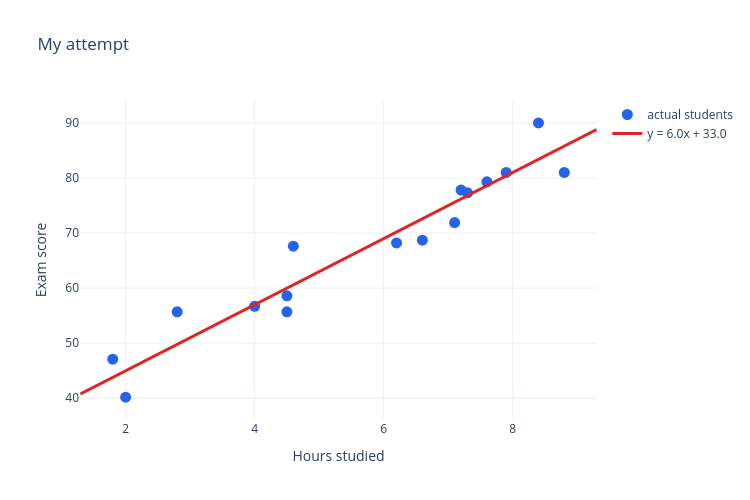

The notebook cell saved with this chart:
### Markdown cell above
> ### 💭 Think about it
>
> - What's wrong with this one? Is it wrong in the same way as before?

### Code cell
# Your turn: pick numbers you think look good.
my_slope = 6.0
my_intercept = 33.0

plot_line_over_data(scores_1d, my_slope, my_intercept, title="My attempt").show()

### Figure 1 — Plotly figure (JSON) as saved in the notebook; plotly's stock layout.template omitted (floating-point values rounded to 4 significant figures)
{"data": [{"hovertemplate": "Hours: %{x}<br>Score: %{y}<extra></extra>", "marker": {"color": "#2563eb", "size": 11}, "mode": "markers", "name": "actual students", "type": "scatter", "x": [1.8, 2, 2.8, 4, 4.5, 4.5, 4.6, 6.2, 6.6, 7.1, 7.2, 7.3, 7.6, 7.9, 8.4, 8.8], "y": [47.1, 40.2, 55.7, 56.7, 58.6, 55.7, 67.6, 68.2, 68.7, 71.9, 77.8, 77.3, 79.3, 81, 90, 81]}, {"line": {"color": "#dc2626", "width": 3}, "mode": "lines", "name": "y = 6.0x + 33.0", "type": "scatter", "x": [1.3, 1.463, 1.627, 1.79, 1.953, 2.116, 2.28, 2.443, 2.606, 2.769, 2.933, 3.096, 3.259, 3.422, 3.586, 3.749, 3.912, 4.076, 4.239, 4.402, 4.565, 4.729, 4.892, 5.055, 5.218, 5.382, 5.545, 5.708, 5.871, 6.035, 6.198, 6.361, 6.524, 6.688, 6.851, 7.014, 7.178, 7.341, 7.504, 7.667, 7.831, 7.994, 8.157, 8.32, 8.484, 8.647, 8.81, 8.973, 9.137, 9.3], "y": [40.8, 41.78, 42.76, 43.74, 44.72, 45.7, 46.68, 47.66, 48.64, 49.62, 50.6, 51.58, 52.56, 53.53, 54.51, 55.49, 56.47, 57.45, 58.43, 59.41, 60.39, 61.37, 62.35, 63.33, 64.31, 65.29, 66.27, 67.25, 68.23, 69.21, 70.19, 71.17, 72.15, 73.13, 74.11, 75.09, 76.07, 77.04, 78.02, 79.0, 79.98, 80.96, 81.94, 82.92, 83.9, 84.88, 85.86, 86.84, 87.82, 88.8]}], "layout": {"height": 500, "title": {"text": "My attempt"}, "width": 750, "xaxis": {"title": {"text": "Hours studied"}}, "yaxis": {"title": {"text": "Exam score"}}}}
